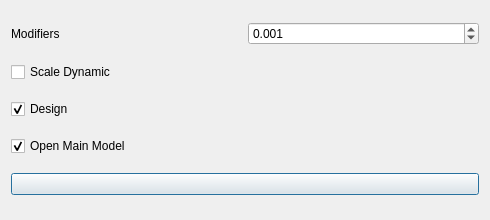
<?xml version="1.0" encoding="UTF-8"?>
<ui version="4.0">
 <class>create_25percent_file_2</class>
 <widget class="QDialog" name="create_25percent_file_2">
  <property name="windowModality">
   <enum>Qt::NonModal</enum>
  </property>
  <property name="geometry">
   <rect>
    <x>0</x>
    <y>0</y>
    <width>490</width>
    <height>220</height>
   </rect>
  </property>
  <property name="windowTitle">
   <string>Create % 25  File</string>
  </property>
  <property name="windowIcon">
   <iconset>
    <normaloff>:/shearwall/images/create_25percent_file.svg</normaloff>:/shearwall/images/create_25percent_file.svg</iconset>
  </property>
  <property name="modal">
   <bool>false</bool>
  </property>
  <layout class="QVBoxLayout" name="verticalLayout">
   <item>
    <layout class="QHBoxLayout" name="horizontalLayout">
     <item>
      <widget class="QLabel" name="label">
       <property name="text">
        <string>Modifiers</string>
       </property>
      </widget>
     </item>
     <item>
      <widget class="QDoubleSpinBox" name="modifier_spinbox">
       <property name="decimals">
        <number>3</number>
       </property>
       <property name="maximum">
        <double>1.000000000000000</double>
       </property>
       <property name="singleStep">
        <double>0.010000000000000</double>
       </property>
       <property name="value">
        <double>0.001000000000000</double>
       </property>
      </widget>
     </item>
    </layout>
   </item>
   <item>
    <widget class="QCheckBox" name="dynamic_analysis_groupbox">
     <property name="text">
      <string>Scale Dynamic</string>
     </property>
    </widget>
   </item>
   <item>
    <widget class="QCheckBox" name="design_checkbox">
     <property name="text">
      <string>Design</string>
     </property>
     <property name="checked">
      <bool>true</bool>
     </property>
    </widget>
   </item>
   <item>
    <widget class="QCheckBox" name="open_main_model_checkbox">
     <property name="text">
      <string>Open Main Model</string>
     </property>
     <property name="checked">
      <bool>true</bool>
     </property>
    </widget>
   </item>
   <item>
    <widget class="QPushButton" name="create_file">
     <property name="text">
      <string/>
     </property>
     <property name="icon">
      <iconset>
       <normaloff>:/shearwall/images/create_25percent_file.svg</normaloff>:/shearwall/images/create_25percent_file.svg</iconset>
     </property>
     <property name="iconSize">
      <size>
       <width>100</width>
       <height>100</height>
      </size>
     </property>
    </widget>
   </item>
  </layout>
 </widget>
 <connections/>
</ui>
